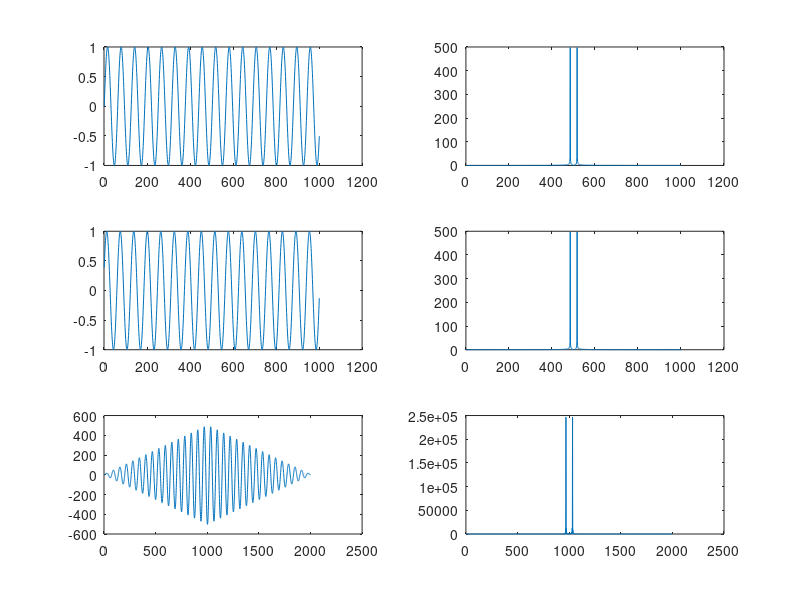

Write the MATLAB code that produced this figure.
# plot

ph = 0.4;
t = 0:0.1:100;

x1 = sin(t);
subplot(3,2,1);
plot(x1);

X1 = fftshift(fft(x1));
subplot(3,2,2);
plot(abs(X1));

x2 = sin(t+ph);
subplot(3,2,3);
plot(x2);

X2 = fftshift(fft(x2));
subplot(3,2,4);
plot(abs(X2));

y = conv(x1, x2);
subplot(3,2,5);
plot(y);

Y = fftshift(fft(y));
subplot(3,2,6);
plot(abs(Y));
